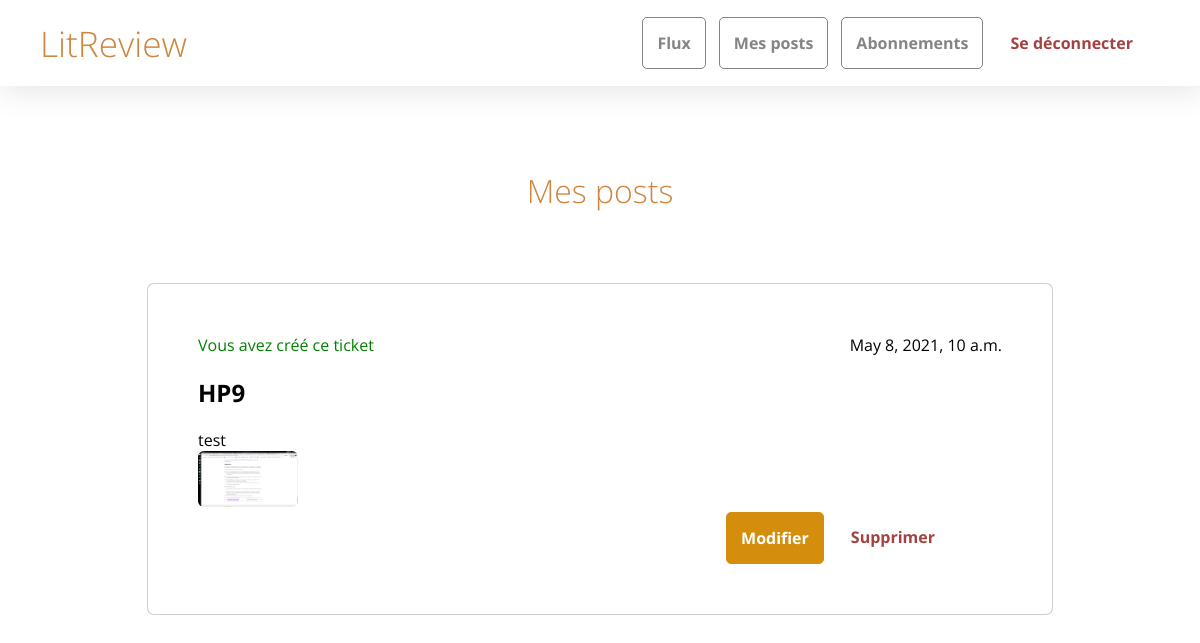
Before: /app/my-posts/ (signed in) with the older database file.
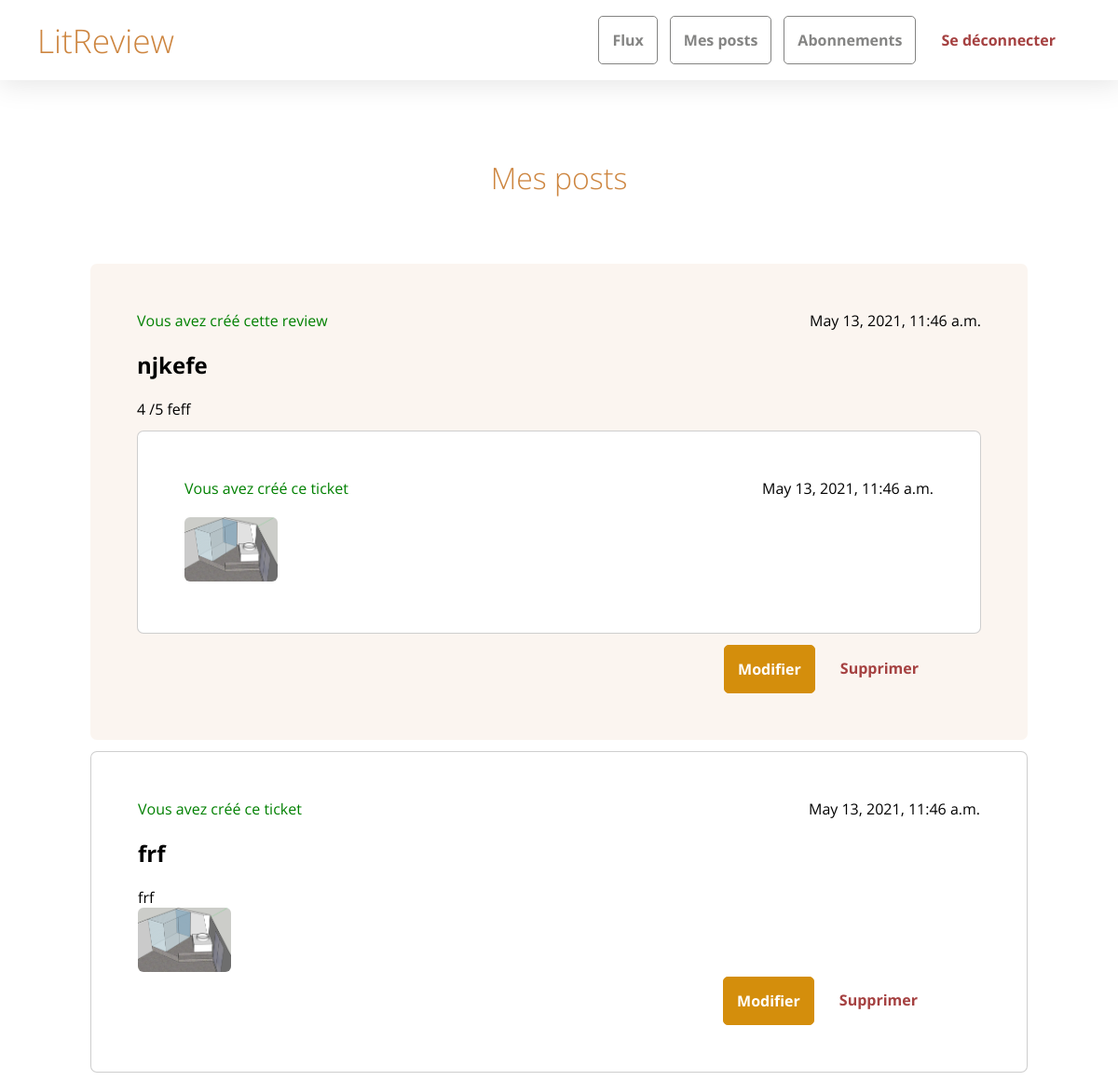
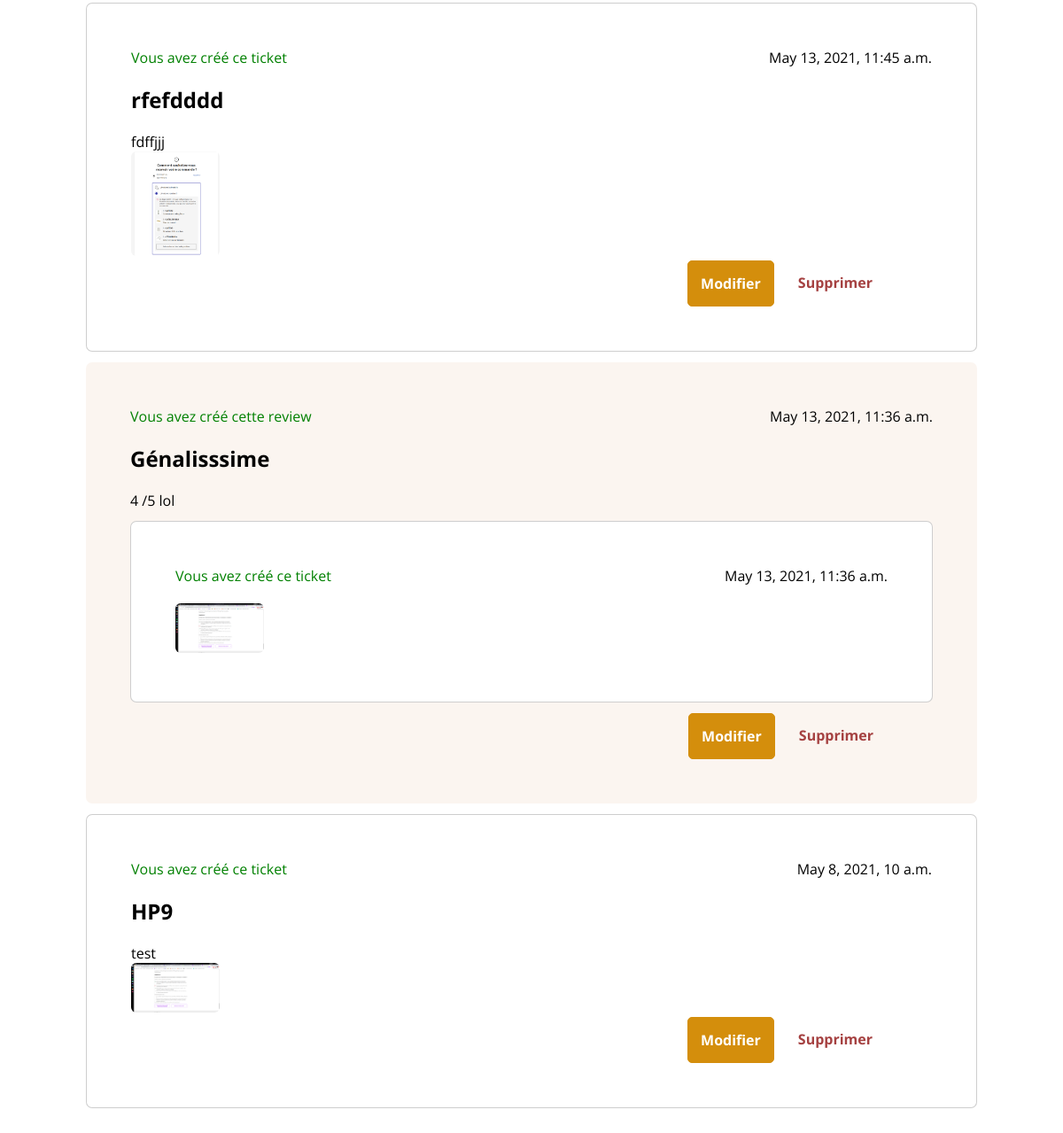
After: the same page with the newer database file (2 pictures, top to bottom).
### bookreviews/models.py (models this page shows, shortened)
class Ticket(models.Model):
    title = models.CharField(max_length=128)
    descripton = models.TextField(max_length=2048, blank=True)
    image = models.ImageField(null=True, blank=True, upload_to="images/")
    user = models.ForeignKey(to=settings.AUTH_USER_MODEL, on_delete=models.CASCADE)
    time_created = models.DateTimeField(auto_now_add=True)

class Review(models.Model):
    ticket = models.ForeignKey(to=Ticket, on_delete=models.CASCADE)
    rating = models.PositiveSmallIntegerField(validators=[MinValueValidator(0), MaxValueValidator(5)])
    headline = models.CharField(max_length=128)
    body = models.TextField(max_length=8192, blank=True)
    user = models.ForeignKey(to=settings.AUTH_USER_MODEL, on_delete=models.CASCADE)
    time_created = models.DateTimeField(auto_now_add=True)

### bookreviews/views.py (the view)
# urls.py: path('my-posts/', views.my_posts, name='my_posts_view'),
@ login_required()
def my_posts(request):
    ticket_list = Ticket.objects.filter(
        user=request.user
    ).annotate(content_type=Value('TICKET', CharField()))
    review_list = Review.objects.filter(
        user=request.user
    ).annotate(content_type=Value('REVIEW', CharField()))
    posts = sorted(
        chain(review_list, ticket_list),
        key=lambda post: post.time_created,
        reverse=True
    )
    return render(
        request,
        'bookreviews/my-posts.html',
        context={'posts': posts})

### bookreviews/templates/bookreviews/my-posts.html
{% extends "bookreviews/base.html" %}
{% block content %}
    <h1>Mes posts</h1>
    <div>
        {% for post in posts %}
            {% if post.content_type == 'TICKET' %}
                {% include "bookreviews/ticket-container.html" with has_create_review_btn=False is_editable=True is_within_review=False %}
            {% elif post.content_type == 'REVIEW' %}
                {% include "bookreviews/review-container.html" with is_editable=True%}
            {% endif %}
        {% empty %}
        <span>Aucun post à afficher pour le moment. 👀</span>
        {% endfor %}
    </div>
{% endblock %}

### bookreviews/templates/bookreviews/review-container.html
<div class="review-container">
    <div class="metadata">
        {% if user == post.user %}
            <span class="you">Vous avez créé cette review</span>
            {% else %}
            <span>Review créée par {{ post.user }}</span>
            {% endif %}
        <span>{{ post.time_created }}</span>
    </div>
    <div>
        <h2>{{ post.headline }}</h2>
        <span>{{ post.rating }} /5</span>
        <span>{{ post.body }}</span>
    </div>
    {% include "bookreviews/ticket-container.html" with has_create_review_btn=False is_editable=False is_within_review=True %}
    {% if is_editable %}
    <div class="card-btn-container">
        <a class="primary-btn" href="{% url 'edit_own_review_view' review_id=post.id%}">Modifier</a>
        <a class="last-item" href="{% url 'delete_review_view' review_id=post.id%}">Supprimer</a>
    </div>
    {% endif %}
</div>

### bookreviews/templates/bookreviews/ticket-container.html (shortened to what this page needs)
<div class="ticket-container">
    <div class="metadata">
        {% if user == post.user %}
        <span class="you">Vous avez créé ce ticket</span>
        {% else %}
        <span>Ticket créé par {{ post.user }}</span>
        {% endif %}
        <span>{{ post.time_created }}</span>
    </div>
    <h2>{{ post.title }}</h2>
    <div><span>{{ post.descripton }}</span></div>
    {% if is_within_review %}
    <img class="cover" src="/media/{{ post.ticket.image }}" alt="image de couverture du ticket" />
    {% else %}
    <img class="cover" src="/media/{{ post.image }}" alt="image de couverture du ticket" />
    {% endif %}
    {% if is_editable %}
    <div class="card-btn-container">
        <a class="primary-btn" href="{% url 'edit_own_ticket_view' ticket_id=post.id%}">Modifier</a>
        <a class="last-item" href="{% url 'delete_ticket_view' ticket_id=post.id%}">Supprimer</a>
    </div>
    {% endif %}
</div>

Changed rows visible on the page:
added Review: shows "Vous avez créé cette review", time_created "May 13, 2021, 11:46 a.m.", headline "njkefe", rating "4", body "feff", shows "Vous avez créé ce ticket", ticket.image (picture), shows "Modifier"
added Ticket: shows "Vous avez créé ce ticket", time_created "May 13, 2021, 11:46 a.m.", title "frf", descripton "frf", image (picture), shows "Modifier"
added Ticket: shows "Vous avez créé ce ticket", time_created "May 13, 2021, 11:45 a.m.", title "rfefdddd", descripton "fdffjjj", image (picture), shows "Modifier"
added Review: shows "Vous avez créé cette review", time_created "May 13, 2021, 11:36 a.m.", headline "Génalisssime", rating "4", body "lol", shows "Vous avez créé ce ticket", ticket.image (picture), shows "Modifier"
